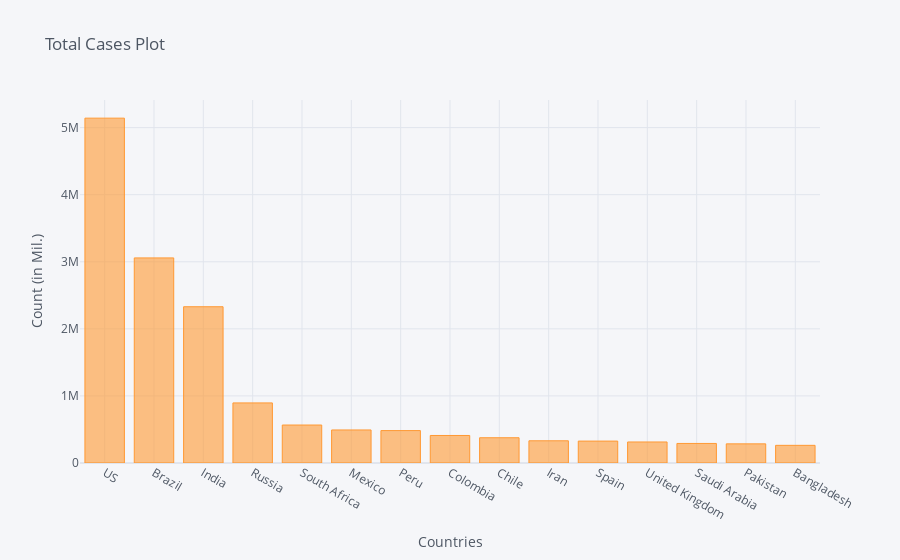

Notebook cell for this chart:
### Code cell
corona_dframe_agg_plot.iplot(kind='bar', x='Country/Region', y='8/11/20',
                             title='Total Cases Plot',xTitle='Countries',yTitle='Count (in Mil.)')

### Figure 1 — Plotly figure (JSON) as saved in the notebook; plotly's stock layout.template omitted (floating-point values rounded to 4 significant figures)
{"data": [{"marker": {"color": "rgba(255, 153, 51, 0.6)", "line": {"color": "rgba(255, 153, 51, 1.0)", "width": 1}}, "name": "8/11/20", "orientation": "v", "text": "", "type": "bar", "x": ["US", "Brazil", "India", "Russia", "South Africa", "Mexico", "Peru", "Colombia", "Chile", "Iran", "Spain", "United Kingdom", "Saudi Arabia", "Pakistan", "Bangladesh"], "y": [5141208, 3057470, 2329638, 895691, 566109, 492522, 483133, 410453, 376616, 331189, 326612, 313394, 291468, 285191, 263503]}], "layout": {"legend": {"bgcolor": "#F5F6F9", "font": {"color": "#4D5663"}}, "paper_bgcolor": "#F5F6F9", "plot_bgcolor": "#F5F6F9", "title": {"font": {"color": "#4D5663"}, "text": "Total Cases Plot"}, "xaxis": {"gridcolor": "#E1E5ED", "showgrid": true, "tickfont": {"color": "#4D5663"}, "title": {"font": {"color": "#4D5663"}, "text": "Countries"}, "zerolinecolor": "#E1E5ED"}, "yaxis": {"gridcolor": "#E1E5ED", "showgrid": true, "tickfont": {"color": "#4D5663"}, "title": {"font": {"color": "#4D5663"}, "text": "Count (in Mil.)"}, "zerolinecolor": "#E1E5ED"}}}
